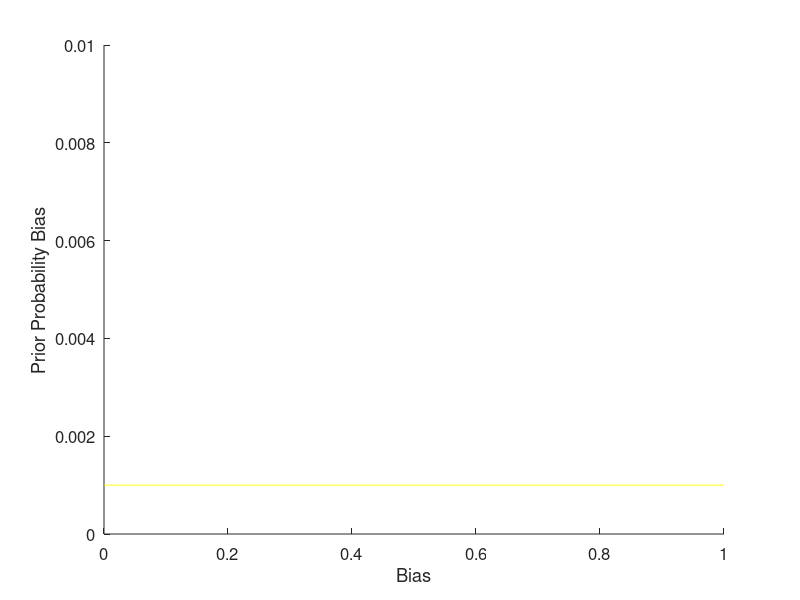
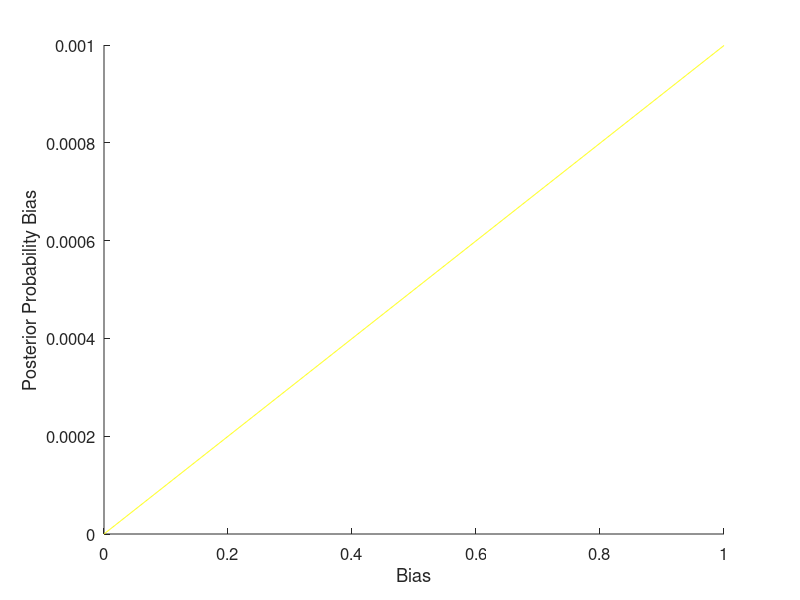
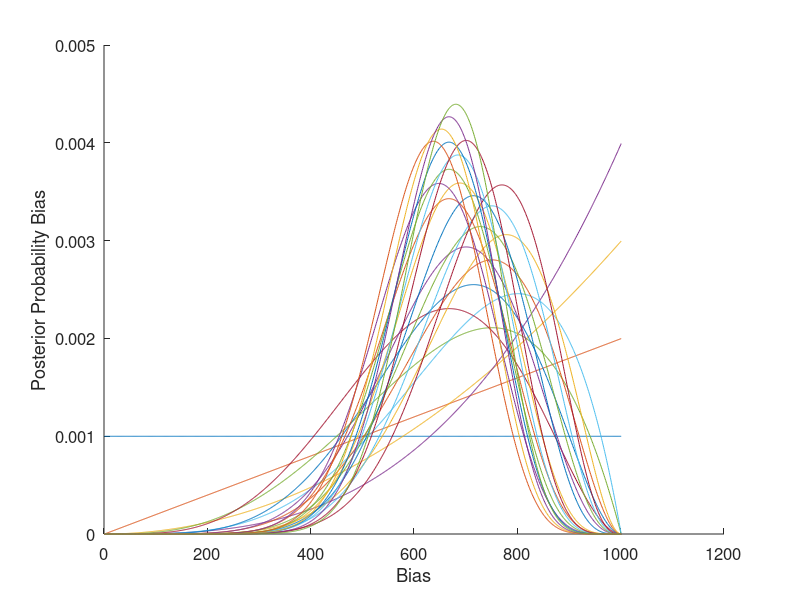
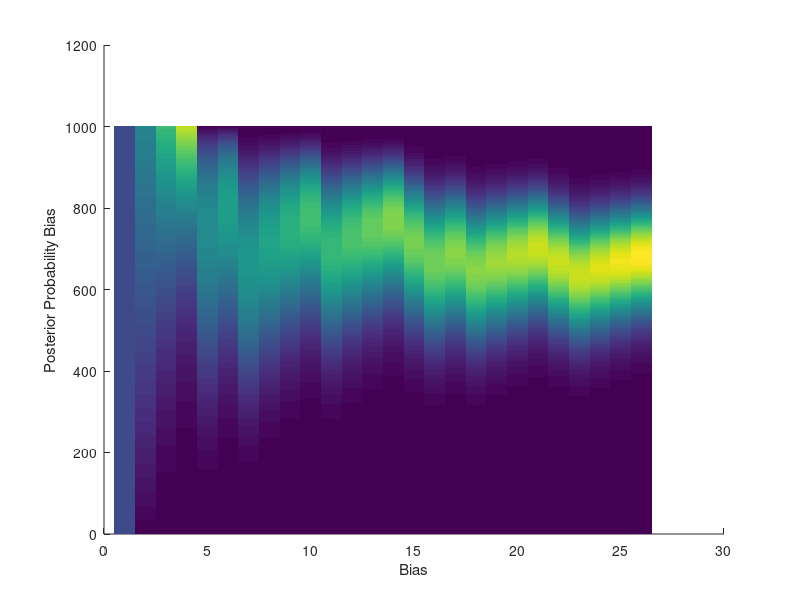

These charts were generated, in order, by the following MATLAB code:
clear

b = [0:0.001:1];
p_b = 1/length(b);
p_b = repmat(p_b,1,length(b));


figure(1); clf; hold on;
plot(b,p_b, '-y')
xlabel('Bias')
ylabel('Prior Probability Bias')
ylim([0, 1e-2])
set(gca, 'fontsize', 12)
saveas(figure(1),'question1_fig1_A07_uniform_bias.pdf')

p_17h = b.^17;
p_8t = (1-b).^8;

d = p_17h.*p_8t;

first_step_posterior = b.*p_b;



figure(2); clf; hold on;
plot(b,first_step_posterior, '-y')
xlabel('Bias')
ylabel('Posterior Probability Bias')
%ylim([0, 1e-2])
set(gca, 'fontsize', 12)
saveas(figure(2),'question1_fig2_A07_prosterior_heads.pdf')

d = [1,1,1,0,1,0,1,1,1,0,1,1,1,0,0,1,0,1,1,1,0,0,1,1,1];

for i = 1:length(first_step_posterior)
    post(i,1) = 1/length(b);%first_step_posterior(i);
end
post(:,1) = post(:,1)/sum(post(:,1));

for t = 1:25
    for i = 1:length(b)
        if d(t) == 1
            post(i,t+1) = post(i,t).*b(i);
        else
            post(i,t+1) = post(i,t).*(1-b(i));
        end
    end
    post(:,t+1) = post(:,t+1)./sum(post(:,t+1));
end

time = [1:25];

figure(3); clf; hold on;
plot(post)
xlabel('Bias')
ylabel('Posterior Probability Bias')
%ylim([0, 1e-2])
set(gca, 'fontsize', 12)
saveas(figure(3),'question1_fig3_A07_posterior_over_time.pdf')

figure(4); clf; hold on;
imagesc(post)
xlabel('Bias')
ylabel('Posterior Probability Bias')
%ylim([0, 1e-2])
set(gca, 'ydir', 'normal')
saveas(figure(4),'question1_fig4_A07_imagecs_posterior_over_time.pdf')

for t = 1:25
    mew(t) = sum(post(:,t).*b(:));
end


p_reward = 0.5;%probability of reward
p_no_rward = 1 - p_reward;%probability of no reward
T = 25;%trials

for t = 1:T
    if rand(1) <= p_reward
        r(t) = 1;
    else
        r(t) = 0;
    end
    V(t) = sum(r)/t;
end


figure(5); clf; hold on;
plot(mew)
plot(V)
xlabel('Bias')
ylabel('Posterior Probability Bias')
legend('Baysian Average Overtime', 'Brute force reward')
%ylim([0, 1e-2])
set(gca, 'fontsize', 12)
saveas(figure(5),'question1_fig5_A07_mean_posterior_over_time.pdf')


%the difference if that the brute force mean should end up being around 0.5
%, aka similar chance to a fair coin, after many trials but it is random so 
%it takes many trials (original was 100 trials.

%The Baysian prior's mean will always evolve in the same way since the data
%is set to a specific outcome and will end up at the same mean after X 
%number of trials everytime it is simulated.


